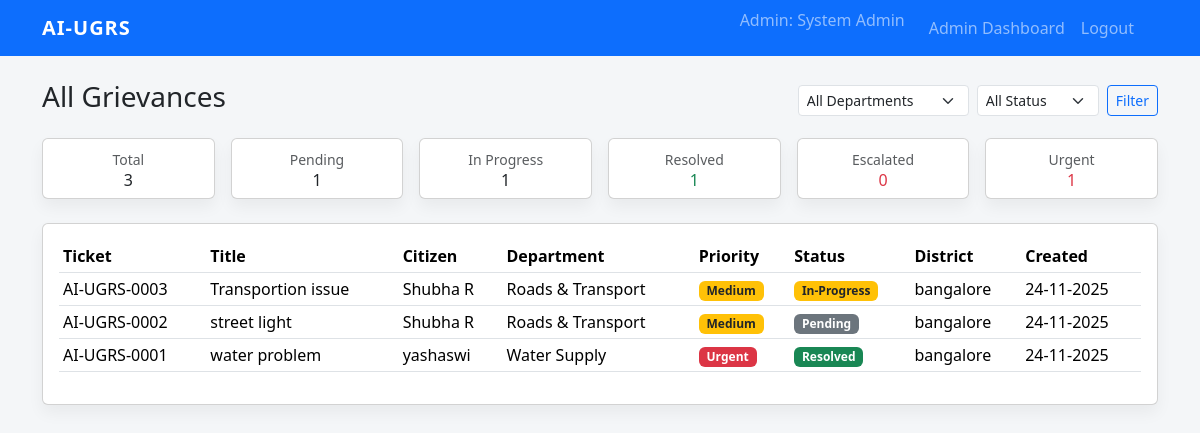
The page /admin/grievances (signed in) on the database its author committed.
### app.py (models this page shows, shortened)
class Complaint(db.Model):
    id = db.Column(db.Integer, primary_key=True)  # Ticket ID
    title = db.Column(db.String(200), nullable=False)
    description = db.Column(db.Text, nullable=False)
    address = db.Column(db.String(255))
    district = db.Column(db.String(120))
    ward = db.Column(db.String(120))
    location = db.Column(db.String(120))        # e.g. area / GPS text
    citizen_id = db.Column(db.Integer, db.ForeignKey("citizen.id"))
    department_id = db.Column(db.Integer, db.ForeignKey("department.id"))
    priority = db.Column(db.String(20), default="Medium")  # Low / Medium / Urgent
    status = db.Column(db.String(50), default="Pending")  # Pending / In-Progress / Resolved / Escalated
    created_at = db.Column(db.DateTime, default=datetime.utcnow)
    updated_at = db.Column(db.DateTime, default=datetime.utcnow, onupdate=datetime.utcnow)
    deadline = db.Column(db.DateTime)
    is_escalated = db.Column(db.Boolean, default=False)
    resolution = db.Column(db.Text)
    resolved_at = db.Column(db.DateTime)

class Citizen(db.Model):
    id = db.Column(db.Integer, primary_key=True)
    name = db.Column(db.String(120), nullable=False)
    email = db.Column(db.String(120), unique=True, nullable=False)
    password_hash = db.Column(db.String(255), nullable=False)
    complaints = db.relationship("Complaint", backref="citizen", lazy=True)

class Department(db.Model):
    id = db.Column(db.Integer, primary_key=True)
    name = db.Column(db.String(120), unique=True, nullable=False)
    complaints = db.relationship("Complaint", backref="department", lazy=True)
    officials = db.relationship("Official", backref="department_ref", lazy=True)

### app.py (the view)
@app.route("/admin/grievances")
@login_required_official(role="admin")
def admin_grievances():
    escalate_overdue_complaints()
    dept_id = request.args.get("department_id")
    status_filter = request.args.get("status", "all")
    departments = Department.query.order_by(Department.name).all()
    query = Complaint.query
    if dept_id and dept_id != "all":
        query = query.filter_by(department_id=int(dept_id))
    if status_filter != "all":
        query = query.filter_by(status=status_filter)
    complaints = query.order_by(Complaint.created_at.desc()).all()
    return render_template(
        "admin_grievances.html",
        complaints=complaints,
        departments=departments,
        dept_id=dept_id or "all",
        status_filter=status_filter,
        format_ticket_id=format_ticket_id,
    )

### app.py (called while the page is built)
def login_required_official(role=None):
    from functools import wraps
    def decorator(f):
        @wraps(f)
        def wrapper(*args, **kwargs):
            if not session.get("official_id"):
                flash("Please login as official first.", "warning")
                return redirect(url_for("official_login"))
            if role and session.get("official_role") != role:
                flash("You are not authorized to view that page.", "danger")
                return redirect(url_for("index"))
            return f(*args, **kwargs)
        return wrapper
    return decorator

def escalate_overdue_complaints():
    now = datetime.now(timezone.utc)
    overdue = Complaint.query.filter(
        Complaint.deadline.isnot(None),
        Complaint.deadline < now,
        Complaint.status != "Resolved",
        Complaint.is_escalated == False,
    ).all()
    for c in overdue:
        c.is_escalated = True
        c.status = "Escalated"
    if overdue:
        db.session.commit()

def format_ticket_id(complaint_id: int) -> str:
    return f"AI-UGRS-{complaint_id:04d}"

### templates/admin_grievances.html (shortened to what this page needs)
{% extends "base.html" %}
{% block content %}
<div class="d-flex justify-content-between align-items-center mb-3">
  <h3>All Grievances</h3>
  <form class="row gx-2 gy-1" method="get">
    <div class="col-auto">
      <select name="department_id" class="form-select form-select-sm">
        <option value="all" {{ 'selected' if dept_id=='all' else '' }}>All Departments</option>
      </select>
    </div>
    <div class="col-auto">
      <select name="status" class="form-select form-select-sm">
        <option value="all" {{ 'selected' if status_filter=='all' else '' }}>All Status</option>
      </select>
    </div>
    <div class="col-auto">
      <button class="btn btn-sm btn-outline-primary" type="submit">Filter</button>
    </div>
  </form>
</div>
<div class="row g-3 mb-4">
  <div class="col-md-2">
    <div class="card card-shadow text-center">
      <div class="card-body py-2">
        <small class="text-muted">Total</small>
        <h6 class="mb-0">{{ complaints|length }}</h6>
      </div>
    </div>
  </div>
  <div class="col-md-2">
    <div class="card card-shadow text-center">
      <div class="card-body py-2">
        <small class="text-muted">Pending</small>
        <h6 class="mb-0">{{ complaints|selectattr('status', 'equalto', 'Pending')|list|length }}</h6>
      </div>
    </div>
  </div>
  <div class="col-md-2">
    <div class="card card-shadow text-center">
      <div class="card-body py-2">
        <small class="text-muted">In Progress</small>
        <h6 class="mb-0">{{ complaints|selectattr('status', 'equalto', 'In-Progress')|list|length }}</h6>
      </div>
    </div>
  </div>
  <div class="col-md-2">
    <div class="card card-shadow text-center">
      <div class="card-body py-2">
        <small class="text-muted">Resolved</small>
        <h6 class="mb-0 text-success">{{ complaints|selectattr('status', 'equalto', 'Resolved')|list|length }}</h6>
      </div>
    </div>
  </div>
  <div class="col-md-2">
    <div class="card card-shadow text-center">
      <div class="card-body py-2">
        <small class="text-muted">Escalated</small>
        <h6 class="mb-0 text-danger">{{ complaints|selectattr('status', 'equalto', 'Escalated')|list|length }}</h6>
      </div>
    </div>
  </div>
  <div class="col-md-2">
    <div class="card card-shadow text-center">
      <div class="card-body py-2">
        <small class="text-muted">Urgent</small>
        <h6 class="mb-0 text-danger">{{ complaints|selectattr('priority', 'equalto', 'Urgent')|list|length }}</h6>
      </div>
    </div>
  </div>
</div>
<div class="card card-shadow">
  <div class="card-body">
    {% if complaints %}
      <div class="table-responsive">
        <table class="table table-sm align-middle">
          <thead>
            <tr>
              <th>Ticket</th>
              <th>Title</th>
              <th>Citizen</th>
              <th>Department</th>
              <th>Priority</th>
              <th>Status</th>
              <th>District</th>
              <th>Created</th>
            </tr>
          </thead>
          <tbody>
          {% for c in complaints %}
            <tr>
              <td>{{ format_ticket_id(c.id) }}</td>
              <td>{{ c.title }}</td>
              <td>{{ c.citizen.name if c.citizen else '-' }}</td>
              <td>{{ c.department.name if c.department else '-' }}</td>
              <td>
                <span class="badge
                  {% if c.priority=='Urgent' %}bg-danger
                  {% elif c.priority=='Medium' %}bg-warning text-dark
                  {% else %}bg-secondary{% endif %}">
                  {{ c.priority }}
                </span>
              </td>
              <td>
                <span class="badge bg-{% if c.status=='Resolved' %}success{% elif c.status=='Escalated' %}danger{% elif c.status=='In-Progress' %}warning text-dark{% else %}secondary{% endif %}">
                  {{ c.status }}
                </span>
              </td>
              <td>{{ c.district or '-' }}</td>
              <td>{{ c.created_at.strftime('%d-%m-%Y') }}</td>
            </tr>
          {% endfor %}
          </tbody>
        </table>
      </div>
    {% else %}
      <p class="mb-0">No complaints found.</p>
    {% endif %}
  </div>
</div>
{% endblock %}

### templates/base.html (shortened to what this page needs)
<!doctype html>
<html lang="en">
  <head>
    <link href="https://cdn.jsdelivr.net/npm/bootstrap@5.3.3/dist/css/bootstrap.min.css" rel="stylesheet">
    <link rel="stylesheet" href="https://cdnjs.cloudflare.com/ajax/libs/font-awesome/6.0.0/css/all.min.css">
  </head>
  <body>
    <nav class="navbar navbar-expand-lg navbar-dark bg-primary mb-4">
      <div class="container">
        <a class="navbar-brand brand-title" href="{{ url_for('index') }}">AI-UGRS</a>
        <div class="collapse navbar-collapse" id="mainNav">
          <ul class="navbar-nav ms-auto">
            {% if session.get('citizen_id') %}
              <li class="nav-item">
                <span class="navbar-text me-3">
                  Citizen: {{ session.get('citizen_name') }}
                </span>
              </li>
              <li class="nav-item">
                <a class="nav-link" href="{{ url_for('citizen_dashboard') }}">Dashboard</a>
              </li>
              <li class="nav-item">
                <a class="nav-link" href="{{ url_for('citizen_logout') }}">Logout</a>
              </li>
              <li class="nav-item">
                <a class="nav-link" href="#"> <div id="google_translate_element"></div></a>
              </li>
            {% elif session.get('official_id') %}
              <li class="nav-item">
                <span class="navbar-text me-3">
                  {{ session.get('official_role')|capitalize }}: {{ session.get('official_name') }}
                </span>
              </li>
              {% if session.get('official_role') == 'department' %}
                <li class="nav-item">
                  <a class="nav-link" href="{{ url_for('department_dashboard') }}">Dept Dashboard</a>
                </li>
              {% else %}
                <li class="nav-item">
                  <a class="nav-link" href="{{ url_for('admin_dashboard') }}">Admin Dashboard</a>
                </li>
              {% endif %}
              <li class="nav-item">
                <a class="nav-link" href="{{ url_for('official_logout') }}">Logout</a>
              </li>
              <li class="nav-item">
                <a class="nav-link" href="#"> <div id="google_translate_element"></div></a>
              </li>
            {% endif %}
          </ul>
        </div>
      </div>
    </nav>
    <main class="container mb-5">
      {% block content %}{% endblock %}
    </main>
  </body>
</html>

### templates/base.html (style rules this page uses)
body { background-color: #f4f6f8; }
.card-shadow { box-shadow: 0 0.5rem 1rem rgba(0,0,0,.05); }
.brand-title { font-weight: 700; letter-spacing: 1px; }

### rows shown on the page
Complaint: id "AI-UGRS-0003", title "Transportion issue", citizen "Shubha R", department "Roads & Transport", priority "Medium", status "In-Progress", district "bangalore", created_at "24-11-2025"
Complaint: id "AI-UGRS-0002", title "street light", citizen "Shubha R", department "Roads & Transport", priority "Medium", status "Pending", district "bangalore", created_at "24-11-2025"
Complaint: id "AI-UGRS-0001", title "water problem", citizen "yashaswi", department "Water Supply", priority "Urgent", status "Resolved", district "bangalore", created_at "24-11-2025"

### other values the page prints
{{ session.get('official_role')|capitalize }} "Admin"
{{ session.get('official_name') }} "System Admin"
{{ complaints|length }} "3"
{{ complaints|selectattr('status', 'equalto', 'Pending')|list|length }} "1"
{{ complaints|selectattr('status', 'equalto', 'In-Progress')|list|length }} "1"
{{ complaints|selectattr('status', 'equalto', 'Resolved')|list|length }} "1"
{{ complaints|selectattr('status', 'equalto', 'Escalated')|list|length }} "0"
{{ complaints|selectattr('priority', 'equalto', 'Urgent')|list|length }} "1"
